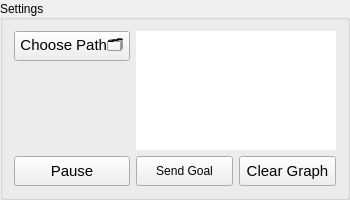
         <widget class="QGroupBox" name="groupBox">
          <property name="sizePolicy">
           <sizepolicy hsizetype="Fixed" vsizetype="Fixed">
            <horstretch>0</horstretch>
            <verstretch>0</verstretch>
           </sizepolicy>
          </property>
          <property name="minimumSize">
           <size>
            <width>350</width>
            <height>200</height>
           </size>
          </property>
          <property name="maximumSize">
           <size>
            <width>350</width>
            <height>200</height>
           </size>
          </property>
          <property name="title">
           <string>Settings</string>
          </property>
          <property name="alignment">
           <set>Qt::AlignLeading|Qt::AlignLeft|Qt::AlignVCenter</set>
          </property>
          <layout class="QGridLayout" name="gridLayout_2">
           <item row="1" column="0">
            <spacer name="horizontalSpacer_2">
             <property name="orientation">
              <enum>Qt::Horizontal</enum>
             </property>
             <property name="sizeHint" stdset="0">
              <size>
               <width>106</width>
               <height>20</height>
              </size>
             </property>
            </spacer>
           </item>
           <item row="0" column="1" rowspan="3" colspan="2">
            <widget class="QTextBrowser" name="pathLabel">
             <property name="sizePolicy">
              <sizepolicy hsizetype="Fixed" vsizetype="Fixed">
               <horstretch>0</horstretch>
               <verstretch>0</verstretch>
              </sizepolicy>
             </property>
             <property name="maximumSize">
              <size>
               <width>200</width>
               <height>180</height>
              </size>
             </property>
             <property name="frameShape">
              <enum>QFrame::NoFrame</enum>
             </property>
             <property name="frameShadow">
              <enum>QFrame::Plain</enum>
             </property>
             <property name="lineWrapMode">
              <enum>QTextEdit::WidgetWidth</enum>
             </property>
             <property name="readOnly">
              <bool>false</bool>
             </property>
            </widget>
           </item>
           <item row="0" column="0">
            <widget class="QPushButton" name="loadCSVButton">
             <property name="sizePolicy">
              <sizepolicy hsizetype="Minimum" vsizetype="Fixed">
               <horstretch>0</horstretch>
               <verstretch>0</verstretch>
              </sizepolicy>
             </property>
             <property name="minimumSize">
              <size>
               <width>0</width>
               <height>30</height>
              </size>
             </property>
             <property name="maximumSize">
              <size>
               <width>16777215</width>
               <height>30</height>
              </size>
             </property>
             <property name="font">
              <font>
               <pointsize>11</pointsize>
              </font>
             </property>
             <property name="text">
              <string>Choose Path🗂️</string>
             </property>
            </widget>
           </item>
           <item row="3" column="2">
            <widget class="QPushButton" name="clearGraphButton">
             <property name="sizePolicy">
              <sizepolicy hsizetype="Minimum" vsizetype="Fixed">
               <horstretch>0</horstretch>
               <verstretch>0</verstretch>
              </sizepolicy>
             </property>
             <property name="minimumSize">
              <size>
               <width>0</width>
               <height>30</height>
              </size>
             </property>
             <property name="maximumSize">
              <size>
               <width>16777215</width>
               <height>30</height>
              </size>
             </property>
             <property name="font">
              <font>
               <pointsize>11</pointsize>
              </font>
             </property>
             <property name="text">
              <string>Clear Graph</string>
             </property>
            </widget>
           </item>
           <item row="2" column="0">
            <spacer name="horizontalSpacer">
             <property name="orientation">
              <enum>Qt::Horizontal</enum>
             </property>
             <property name="sizeHint" stdset="0">
              <size>
               <width>106</width>
               <height>20</height>
              </size>
             </property>
            </spacer>
           </item>
           <item row="3" column="0">
            <widget class="QPushButton" name="pauseButton">
             <property name="sizePolicy">
              <sizepolicy hsizetype="Minimum" vsizetype="Fixed">
               <horstretch>0</horstretch>
               <verstretch>0</verstretch>
              </sizepolicy>
             </property>
             <property name="minimumSize">
              <size>
               <width>0</width>
               <height>30</height>
              </size>
             </property>
             <property name="maximumSize">
              <size>
               <width>16777215</width>
               <height>30</height>
              </size>
             </property>
             <property name="font">
              <font>
               <pointsize>11</pointsize>
              </font>
             </property>
             <property name="text">
              <string>Pause</string>
             </property>
            </widget>
           </item>
           <item row="3" column="1">
            <widget class="QPushButton" name="sendGoalButton">
             <property name="minimumSize">
              <size>
               <width>0</width>
               <height>30</height>
              </size>
             </property>
             <property name="maximumSize">
              <size>
               <width>16777215</width>
               <height>30</height>
              </size>
             </property>
             <property name="text">
              <string>Send Goal</string>
             </property>
            </widget>
           </item>
          </layout>
         </widget>
